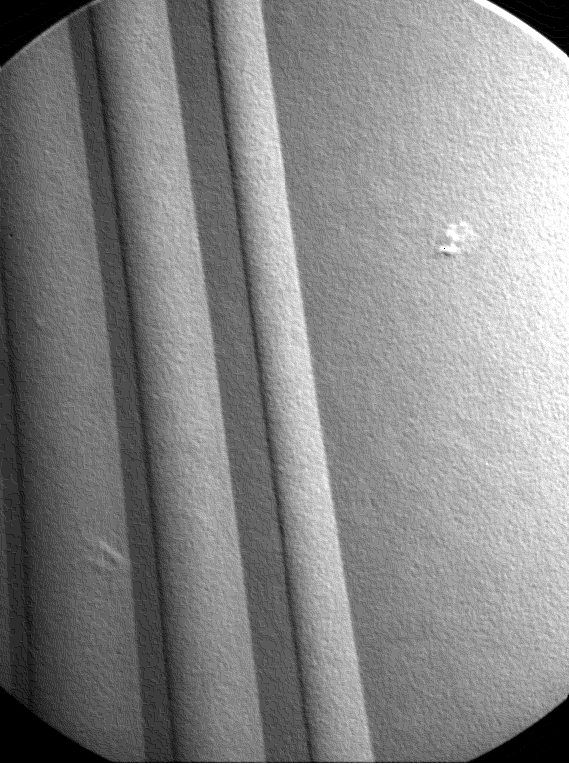
#> input picture Ext. de Caracteristicas/turbine.png, 569 x 764 px
$ python e1.py
#> lines starting #> are read from the running program, lines starting #| are printed output that depends on the picture; after the words box and inside, x2 and y2 are one past the last pixel; in counts of white or black regions, pixels touching at a corner belong together
import numpy as np
import cv2 as cv2

d = 3
kernel = np.ones((d,d))
kernel = -kernel
kernel[1][1] = 8

#kernel_morph =  np.ones((2,3))
img = cv2.imread('turbine.png',0)
#> img is the input picture: shape (764, 569); min 0, max 255, mean 134.4
#convolution
out = cv2.filter2D(img, -1, kernel)
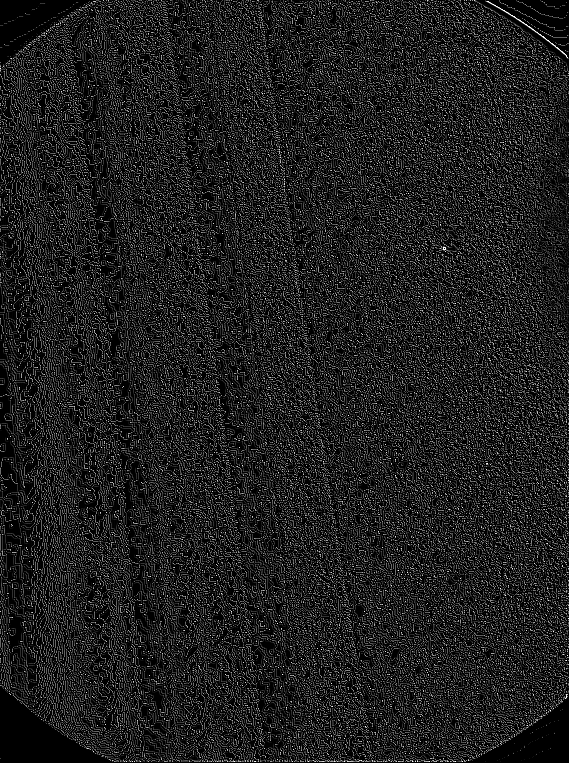
#> out: shape (764, 569); min 0, max 255, mean 31.5
#dilate = cv2.dilate(out,kernel_morph,iterations = 1)

#out = cv2.morphologyEx(out, cv2.MORPH_OPEN, kernel_morph)

out = cv2.medianBlur(out,3)
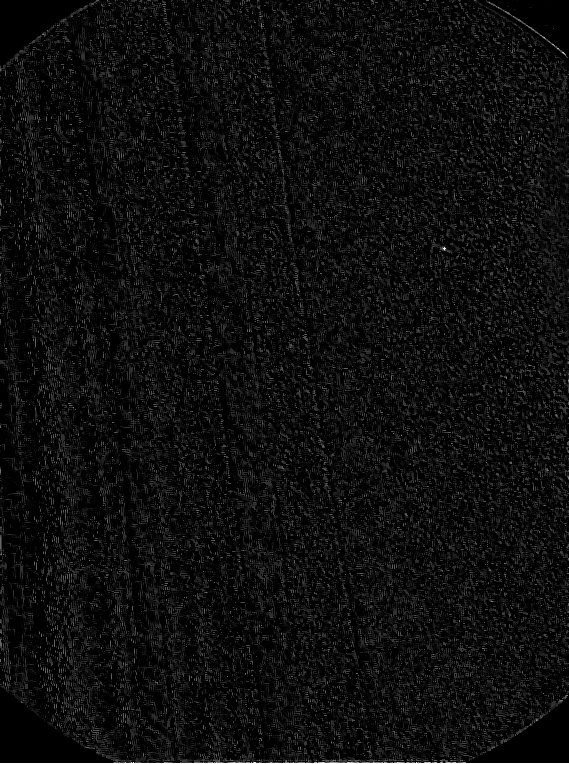
#> out: shape (764, 569); min 0, max 255, mean 13.1

(minVal, maxVal, minLoc, maxLoc) = cv2.minMaxLoc(out)
#> minVal = 0; maxVal = 255; minLoc = (0, 0); maxLoc = (443, 248)
image = out.copy()

cv2.circle(image, maxLoc, 10, (255, 0, 0), 2)
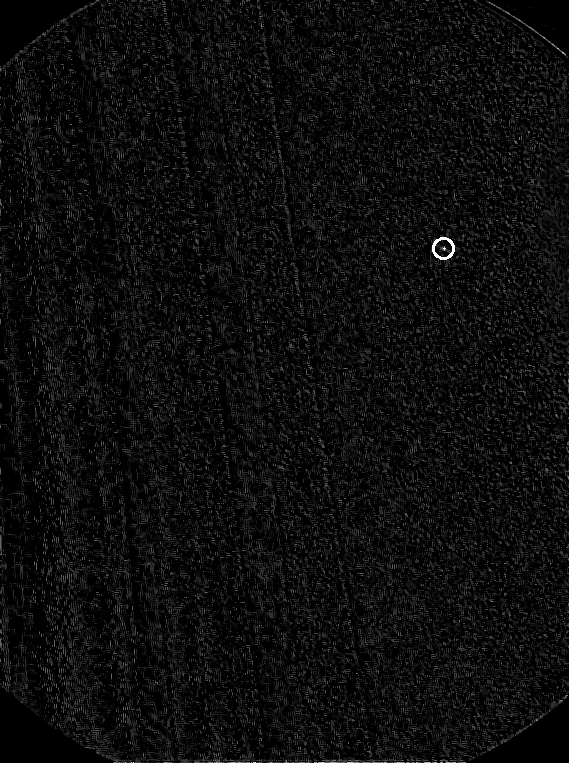
#> image: shape (764, 569); 0.04% of pixels changed, all inside (x1, y1, x2, y2) = (432, 237, 455, 260)
cv2.imshow('out',image)
cv2.waitKey(0)

$ run again, with Ext. de Caracteristicas/building.png copied over Ext. de Caracteristicas/turbine.png
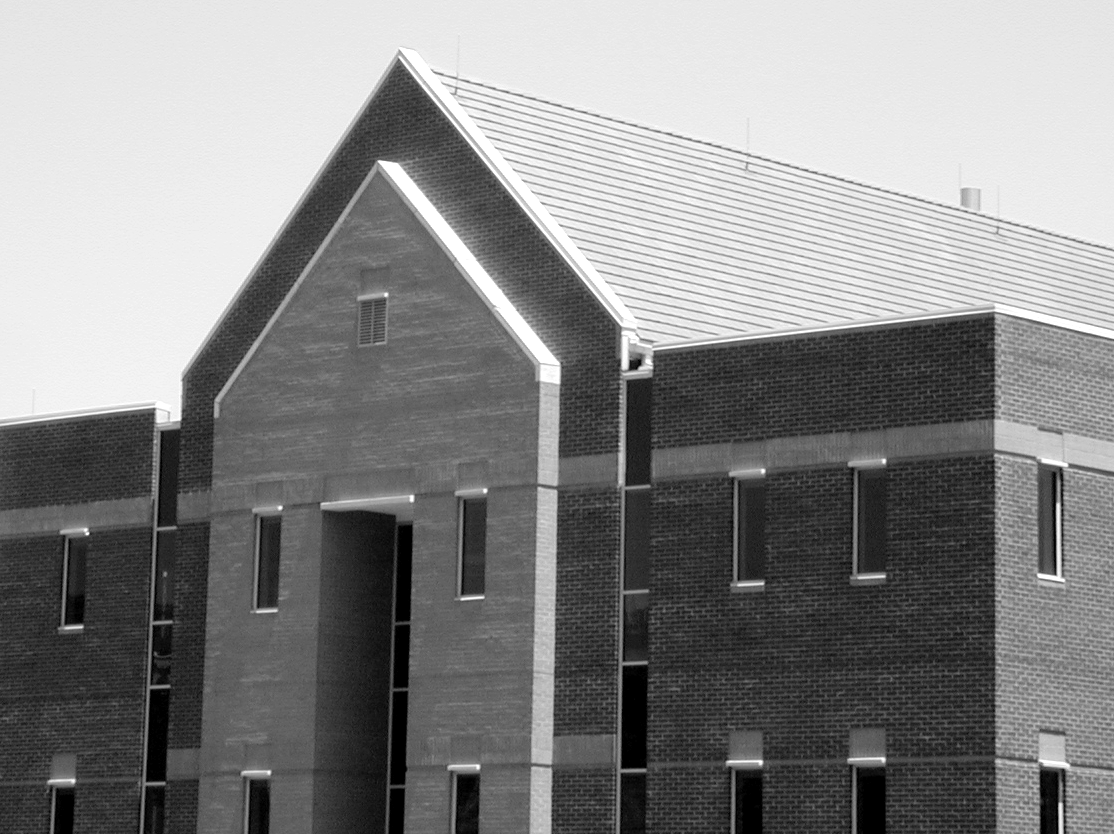
#> input picture Ext. de Caracteristicas/building.png, 1114 x 834 px
#> img is the input picture: shape (834, 1114); min 0, max 255, mean 133.3
#> `out = cv2.filter2D(img, -1, kernel)`:
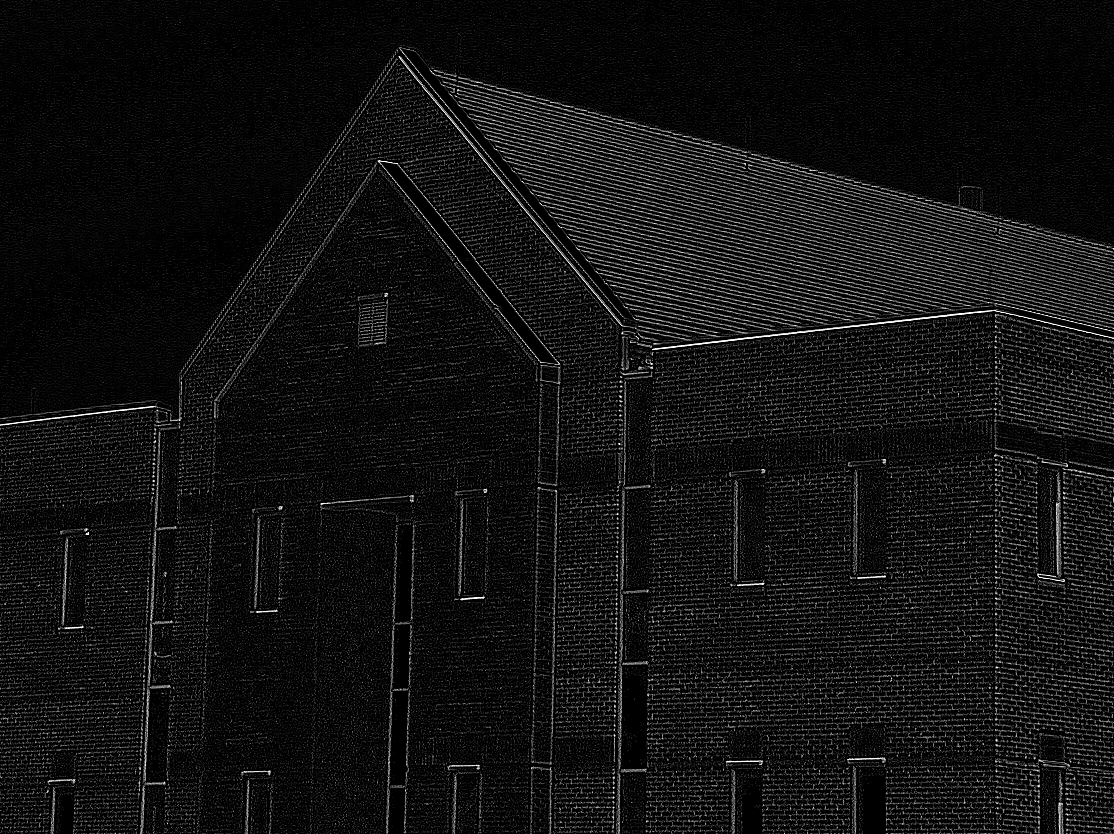
#> out: shape (834, 1114); min 0, max 255, mean 17.9
#> `out = cv2.medianBlur(out,3)`:
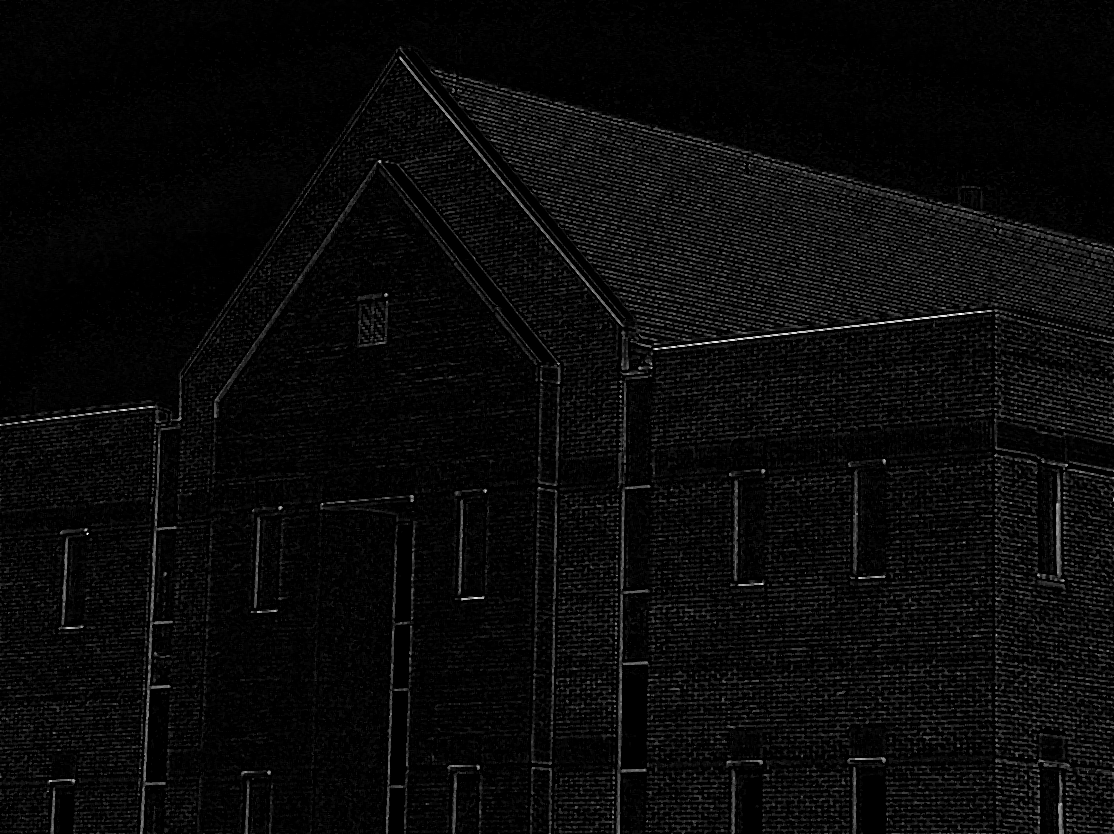
#> out: shape (834, 1114); min 0, max 255, mean 9.5
#> minVal = 0; maxVal = 255; minLoc = (6, 0); maxLoc = (959, 313)
#> image: shape (834, 1114); 0.02% of pixels changed, all inside (x1, y1, x2, y2) = (948, 302, 971, 325)
